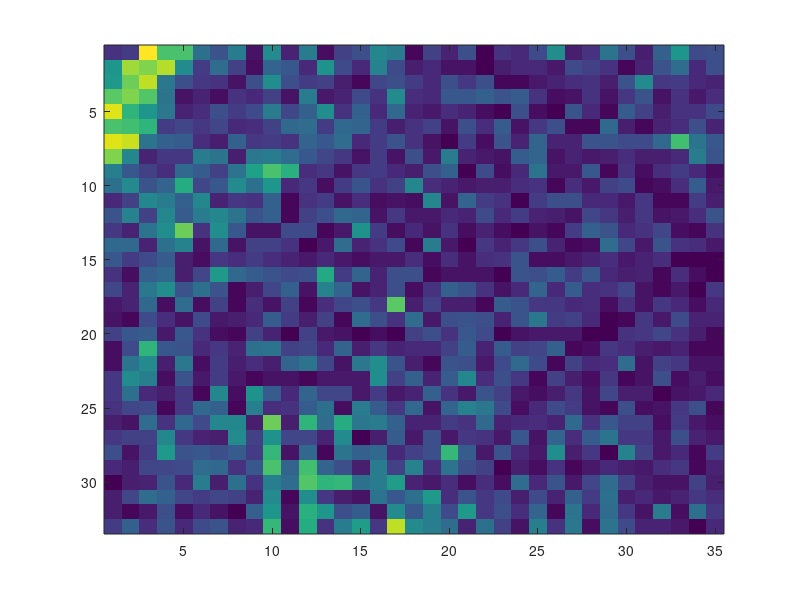

MATLAB code for this plot: (Note: this script raises an error after producing the figure.)
% This file is loads in data and generates heatmaps for Harrison's,
% Smalley's, and Camacho's old offices.
% This was done using new data gathered in the empty offices, and used to
% ensure that Harrison's office still has an advantage over the other two

clear; close all;
load SPECIALFOLDER/processed.mat;

hmax = max(max(harrisonComplete));
smax = max(max(smalleyComplete));
cmax = max(max(camachoComplete));

figure();
imagesc(harrisonComplete);
ax1 = gca; title('Harrison (Max = ' + string(hmax) + ')');
colorbar;
caxis([0 500]);
ax1.YDir = 'normal'; drawnow;

figure();
imagesc(smalleyComplete);
ax2 = gca; title('Smalley (Max = ' + string(smax) + ')');
colorbar;
caxis([0 500]);
ax2.YDir = 'normal'; drawnow;

figure();
imagesc(camachoComplete);
ax3 = gca; title('Camacho (Max = ' + string(cmax) + ')');
colorbar;
caxis([0 500]);
ax3.YDir = 'normal'; drawnow;